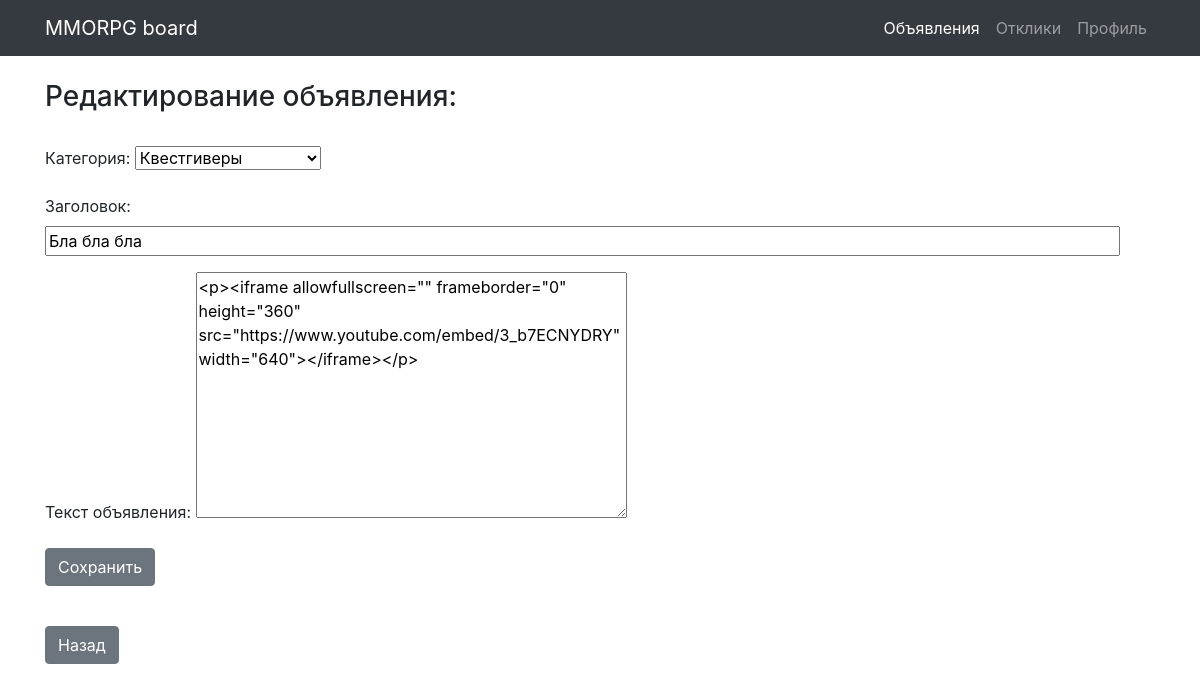
/post/14/edit (signed in), run on the app's committed database.
### board/models.py (models this page shows)
class Post(models.Model):
    author = models.ForeignKey(User, on_delete=models.CASCADE)
    CAT = (('tanks', 'Танки'),
           ('healers', 'Хилы'),
           ('damage_dealers', 'ДД'),
           ('dealers', 'Торговцы'),
           ('gildmasters', 'Гилдмастеры'),
           ('quest_givers', 'Квестгиверы'),
           ('blacksmiths', 'Кузнецы'),
           ('tanners', 'Кожевники'),
           ('potion_makers', 'Зельевары'),
           ('spell_masters', 'Мастера заклинаний'))
    category = models.CharField(max_length=15, choices=CAT, verbose_name='Категория')
    dateCreation = models.DateTimeField(auto_now_add=True)
    title = models.CharField(max_length=256, verbose_name='Название')
    text = RichTextField()

### board/views.py (the view, shortened to what this page needs)
# urls.py: path('post/<int:pk>/edit', EditPost.as_view()),
class EditPost(PermissionRequiredMixin, UpdateView):
    permission_required = 'board.change_post'
    template_name = 'edit_post.html'
    form_class = PostForm
    success_url = '/create/'
    def dispatch(self, request, *args, **kwargs):
        author = Post.objects.get(pk=self.kwargs.get('pk')).author.username
        if self.request.user.username == 'admin' or self.request.user.username == author:
            return super().dispatch(request, *args, **kwargs)
        else:
            return HttpResponse("Редактировать объявление может только его автор")
    def get_object(self, **kwargs):
        id = self.kwargs.get('pk')
        return Post.objects.get(pk=id)

### board/forms.py
class PostForm(forms.ModelForm):
    class Meta:
        model = Post
        widgets = {'title': forms.TextInput(attrs={'size': '100'})}
        fields = ('category', 'title', 'text',)
    def __init__(self, *args, **kwargs):
        super(PostForm, self).__init__(*args, **kwargs)
        self.fields['category'].label = "Категория:"
        self.fields['title'].label = "Заголовок"
        self.fields['text'].label = "Текст объявления:"

### templates/edit_post.html (shortened to what this page needs)
{% extends 'default.html' %}
{% load bootstrap4 %}
{% load static %}
{% block content %}
    <br>
    <h3>Редактирование объявления:</h3><br>
	<form method="post" enctype="multipart/form-data">
        {{ form.as_p }}
		<input class="btn btn-secondary" type="submit" value="Сохранить">
	</form><br>
    <input type=button value="Назад" class="btn btn-secondary" onClick="javascript:history.go(-1);">
{% endblock content %}

### data on the page
Post: category "Квестгиверы", title "Бла бла бла", text "<p><iframe allowfullscreen=\"\" frameborder=\"0\" height=\"360\" src=\"https://www.youtube.com/embed/3_b7ECNYDRY\" width=\"640\"></iframe></p>"
